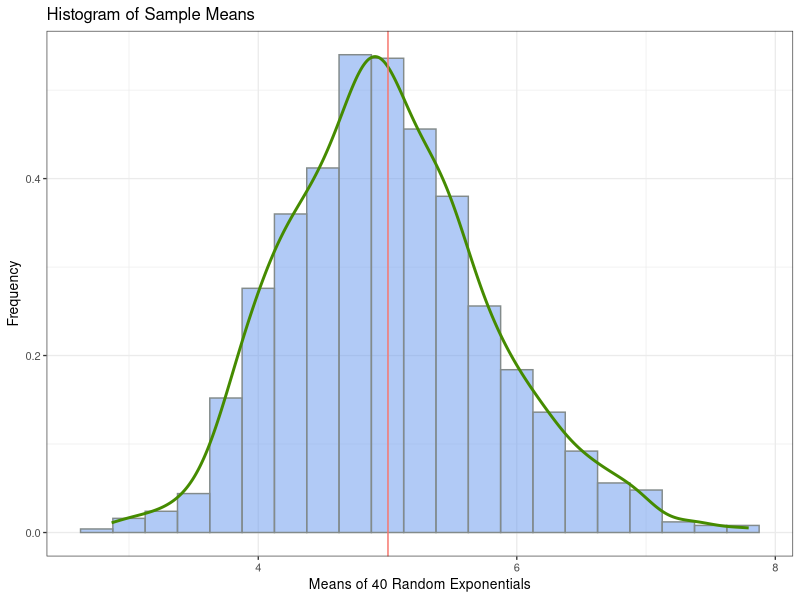
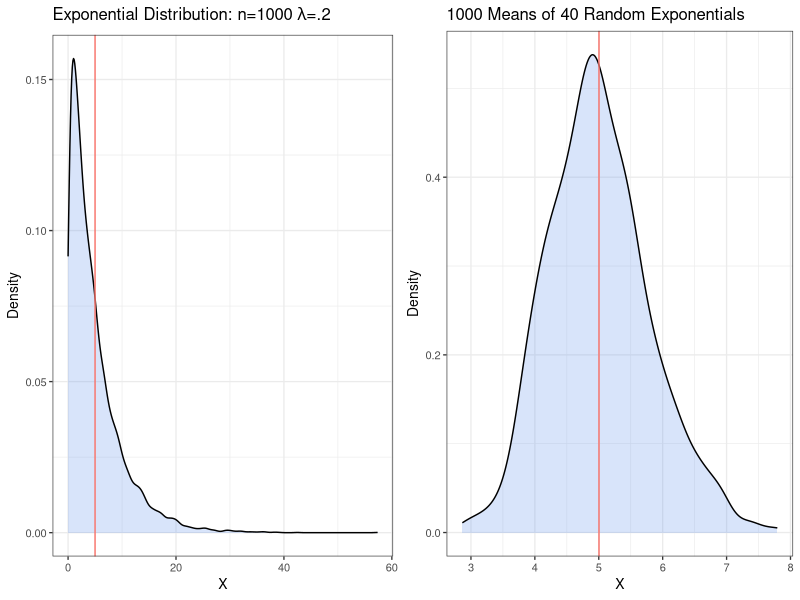
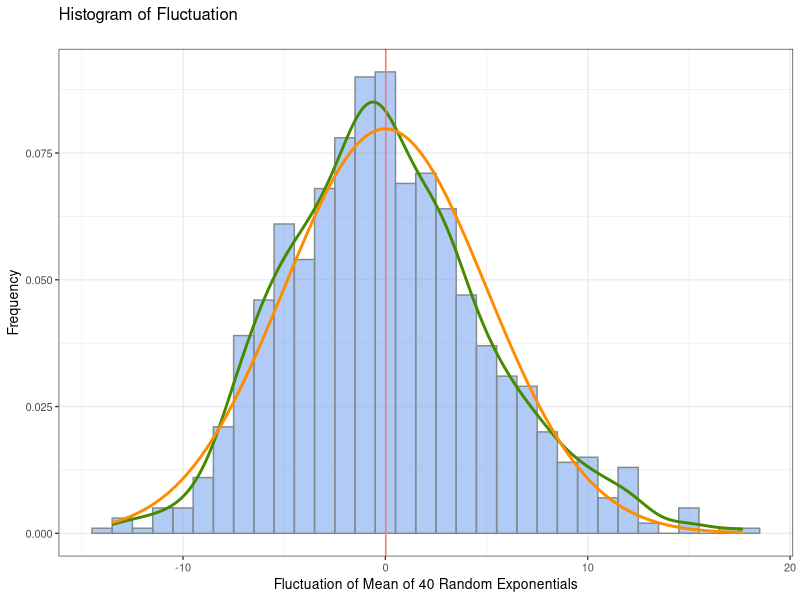
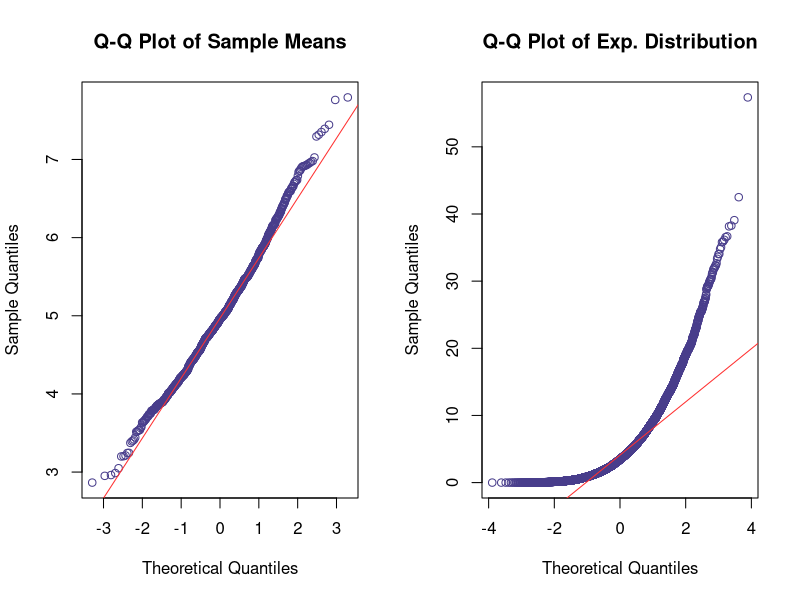
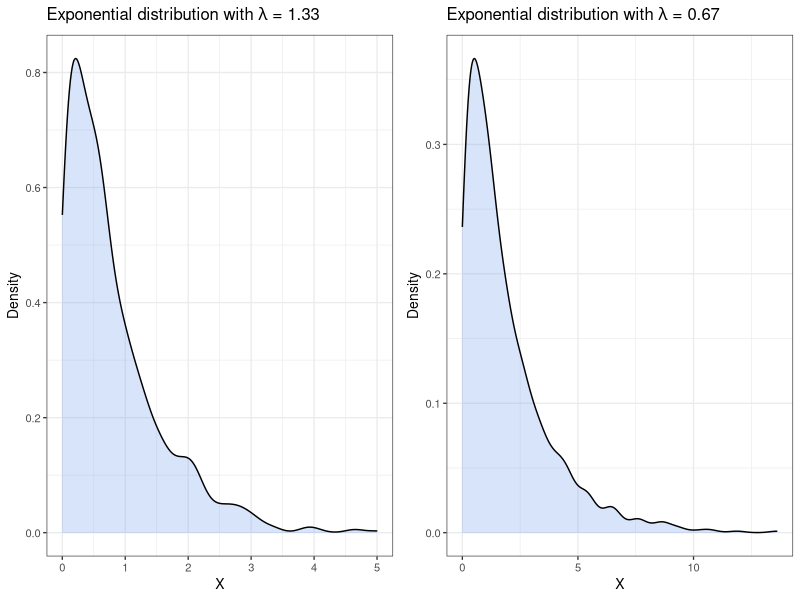

Here is the R script that generated these plots, in order:
## ---- chunk 1
suppressMessages(library(ggplot2))
suppressMessages(library(gridExtra))
suppressMessages(library(dplyr))
suppressMessages(library(knitr))
## ---- chunk 2
lambda <- .2
n <- 40
numSims <- 1000
mu <- 1 / lambda
simulations <- data.frame(t(replicate(numSims, rexp(n, lambda)))) %>%
  mutate(xBar = rowMeans(.), flux = sqrt(n) * (xBar - mu))
## ---- chunk 3
ggplot(simulations, aes(x=xBar)) +
  ggtitle("Histogram of Sample Means") +
  labs(x = "Means of 40 Random Exponentials", y = "Frequency") +
  geom_histogram(aes(y = ..density..), col = "azure4", fill = "cornflowerblue", alpha = .5, binwidth = .25) +
  geom_density(color = "chartreuse4", size = 1) +
  geom_vline(aes(xintercept = mean(xBar), color = "firebrick"), show.legend = FALSE) +
  theme_bw(base_size = 10)
## ---- chunk 4
sampleMean <- mean(simulations$xBar)
kable(data.frame(sampleMean, mu), col.names = c("Sample Mean","Theoretical Mean"))
confInt <- t.test(simulations$xBar)$conf.int
lowerCI <- confInt[1]
upperCI <- confInt[2]
## ---- chunk 5
sigmaSq <- (1 / (lambda^2)) / n
sampleVariance <- var(simulations$xBar)
kable(data.frame(sampleVariance, sigmaSq), col.names = c("Sample Variance","Theoretical Variance"))
## ---- chunk 6
bigSim <- rexp(10000, .2)
ex1 <- data.frame(val = bigSim)
ex1Plot <-  ggplot(ex1, aes(x=val)) + 
  geom_density(col = "black", fill = "cornflowerblue", alpha = .25) +
  ggtitle(expression(paste("Exponential Distribution: n=1000 ", lambda, "=.2"))) +
  labs(x = "X", y = "Density") +
  geom_vline(aes(xintercept = 1/.2, color = "firebrick"), show.legend = FALSE) +
  theme_bw(base_size = 10)
sd1Plot <- ggplot(simulations, aes(x=xBar)) +
  geom_density(col = "black", fill = "cornflowerblue", alpha = .25) +
  ggtitle("1000 Means of 40 Random Exponentials") +
  labs(x = "X", y = "Density") +
  geom_vline(aes(xintercept = mean(xBar), color = "firebrick"), show.legend = FALSE) +
  theme_bw(base_size = 10)
grid.arrange(ex1Plot, sd1Plot, nrow=1, ncol=2)
## ---- chunk 7
ggplot(simulations, aes(x=flux)) +
  ggtitle("Histogram of Fluctuation\n") +
  labs(x = "Fluctuation of Mean of 40 Random Exponentials", y = "Frequency") +
  geom_histogram(aes(y = ..density..), col = "azure4", fill = "cornflowerblue", alpha = .5, binwidth = 1) +
  geom_density(color = "chartreuse4", size = 1) +
  stat_function(fun = dnorm, color = "darkorange", size = 1, args = list(mean = 0, sd = 5)) +
  geom_vline(aes(xintercept = mean(flux), color = "firebrick"), show.legend = FALSE) +
  theme_bw(base_size = 10)
## ---- chunk 8
fluxMean <- mean(simulations$flux)
fluxVar <- var(simulations$flux)
kable(data.frame(fluxMean, fluxVar), col.names=c("Mean", "Variance"))
## ---- chunk 9
par(mfrow=c(1,2))
qqnorm(y = simulations$xBar, col = "darkslateblue", main = "Q-Q Plot of Sample Means")
qqline(y = simulations$xBar, col = "firebrick1")
qqnorm(y = bigSim, col = "darkslateblue", main = "Q-Q Plot of Exp. Distribution")
qqline(y = bigSim, col = "firebrick1")
## ---- chunk 10
ex1 <- data.frame(val = rexp(1000, 1.33))
ex1Plot <-  ggplot(ex1, aes(x=val)) + 
  geom_density(col = "black", fill = "cornflowerblue", alpha = .25) +
  ggtitle(expression(paste("Exponential distribution with ", lambda, " = 1.33"))) +
  labs(x = "X", y = "Density") +
  theme_bw(base_size = 10)
ex2 <- data.frame(val = rexp(1000, .5))
ex2Plot <-  ggplot(ex2, aes(x=val)) + 
  geom_density(col = "black", fill = "cornflowerblue", alpha = .25) +
  ggtitle(expression(paste("Exponential distribution with ", lambda, " = 0.67"))) +
  labs(x = "X", y = "Density") +
  theme_bw(base_size = 10)
grid.arrange(ex1Plot, ex2Plot, nrow=1, ncol=2)
